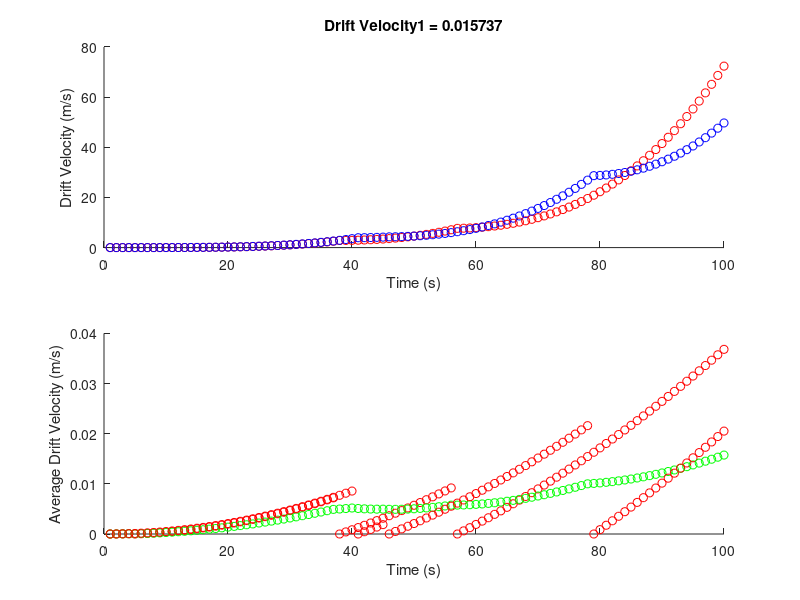

This figure's MATLAB source:
clear 
clc
close all

C.m_0 = 9.10938215e-31;             % electron mass

f1 = 1E-35;
f2 = 1E-35;
   
a1 = f1/C.m_0;
a2 = f2/C.m_0;

v1 = 0;
x1 = 0;
v2 = 0;
x2 = 0;
%y = 1;

for t=1:100

    prob1=rand;
    if prob1<0.05
        v1 = 0;
    end
    
        prob2=rand;
    if prob2<0.05
        v2 = 0;
    end
    
    storeV1(t) = v1;
    storeV2(t) = v2;
    driftV = mean(storeV1+storeV2);

    
    subplot(2,1,1);
    hold all
    plot(t,x1,'ro',t,x2,'bo');
    title(['Drift Velocity1 = ',num2str(driftV)])
    xlabel('Time (s)')
    ylabel('Drift Velocity (m/s)')
    hold on

    subplot(2,1,2);
    hold all
    plot(t,v1,'ro',t,driftV,'go',t,v2,'ro');
    xlabel('Time (s)')
    ylabel('Average Drift Velocity (m/s)')
    pause(.01)

    v1 = v1 + a1*t;
    x1 = x1 + v1*t + 1/2*a1*t^2;
    v2 = v2 + a2*t;
    x2 = x2 + v2*t + 1/2*a2*t^2;
    
    xt(t) = x1;
    vt(t) = v1;
    tt(t) = t;
end

%     subplot(2,1,1);
%     scatter(tt,xt);
%     title(['Drift Velocity = ',num2str(driftV)])
%     xlabel('Time (s)')
%     ylabel('Drift Velocity (m/s)')
% %     hold on 
%     
%     subplot(2,1,2);
%     hold all
%     plot(tt,vt,'ro',tt,driftV,'go');
%     xlabel('Time (s)')
%     ylabel('Average Drift Velocity (m/s)')
